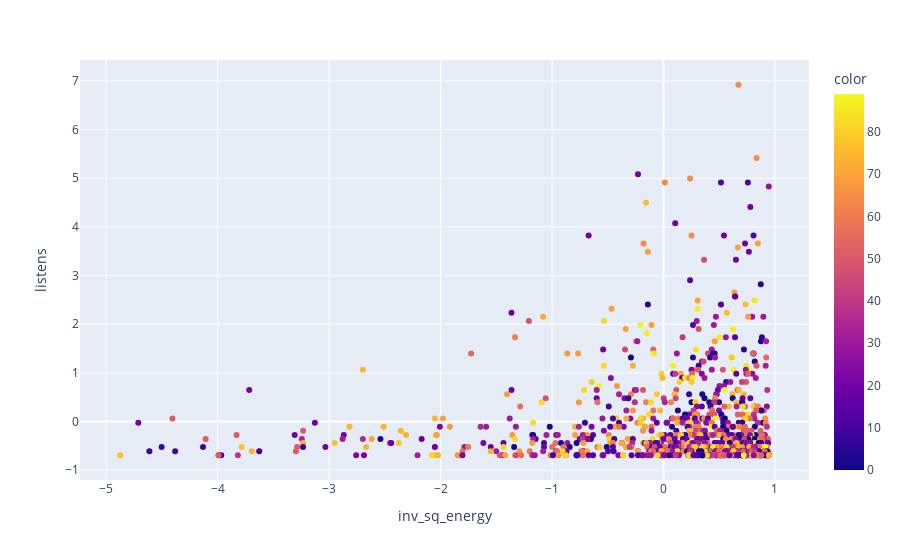

Source (notebook cell):
### Code cell
# k = 2
# largest_radius = 10
# radius = np.inf
# silhouette_scores = []

# while((radius > largest_radius) and (k < cluster_df.shape[0] // 10)):
#     cluster = KMeans(n_clusters=k, n_init='auto').fit(cluster_df)
#     labels=cluster.labels_
#     silhouette_scores.append(silhouette_score(cluster_df, labels, metric='euclidean'))
#     # largest_radius = max()
#     k += 1
# print(silhouette_scores)
# print(k)

cluster = KMeans(n_clusters=cluster_df.shape[0] // 10, n_init='auto').fit_predict(cluster_df)
cluster_w_labels = cluster_df.reset_index()
cluster_w_labels['color'] = cluster
px.scatter(cluster_w_labels, x='inv_sq_energy', y='listens', color='color', hover_data=['song', 'artist'])

### Figure 1 — Plotly figure (JSON) as saved in the notebook; plotly's stock layout.template omitted (floating-point values rounded to 4 significant figures; data arrays with more than 128 entries replaced by an {"elided": "..."} marker saying what was removed)
{"data": [{"customdata": {"elided": "907x2 str values"}, "hovertemplate": "inv_sq_energy=%{x}<br>listens=%{y}<br>song=%{customdata[0]}<br>artist=%{customdata[1]}<br>color=%{marker.color}<extra></extra>", "legendgroup": "", "marker": {"color": {"elided": "907 int values"}, "coloraxis": "coloraxis", "symbol": "circle"}, "mode": "markers", "name": "", "orientation": "v", "showlegend": false, "type": "scatter", "x": {"elided": "907 float values"}, "xaxis": "x", "y": {"elided": "907 float values"}, "yaxis": "y"}], "layout": {"coloraxis": {"colorbar": {"title": {"text": "color"}}, "colorscale": [[0, "#0d0887"], [0.1111, "#46039f"], [0.2222, "#7201a8"], [0.3333, "#9c179e"], [0.4444, "#bd3786"], [0.5556, "#d8576b"], [0.6667, "#ed7953"], [0.7778, "#fb9f3a"], [0.8889, "#fdca26"], [1, "#f0f921"]]}, "legend": {"tracegroupgap": 0}, "margin": {"t": 60}, "xaxis": {"anchor": "y", "domain": [0, 1], "title": {"text": "inv_sq_energy"}}, "yaxis": {"anchor": "x", "domain": [0, 1], "title": {"text": "listens"}}}}
